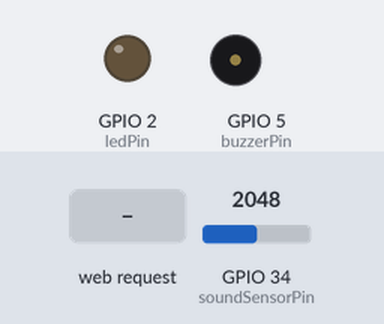
Bench run of a sketch on a simulated ESP32. On the bench: output pins drawn as LEDs (lit = HIGH), buzzer (waves = sounding, pin HIGH). The test bench sets the inputs (shaded band); at power-on: GPIO 34 (soundSensorPin) = 2048. WiFi joins after 1.5 s; servers stay silent unless stated; EEPROM starts erased; what the sketch prints to the serial monitor is not drawn.

Above: at 3.2 s.
3.3 s: HTTP request GET /toggle-led received
At 4.3 s:
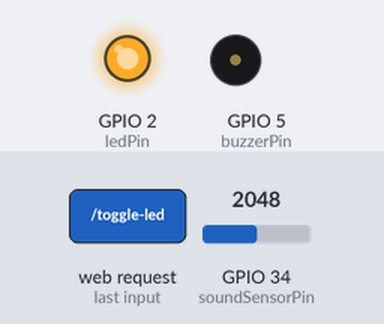
4.8 s: HTTP request GET /toggle-buzzer received
At 5.5 s:
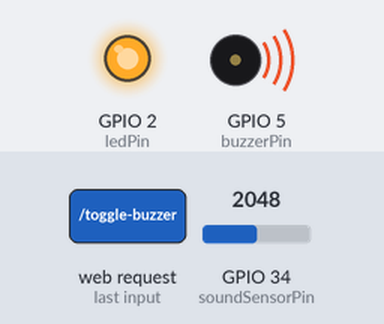
6.3 s: HTTP request GET /toggle-led?value=1 received
At 6.6 s:
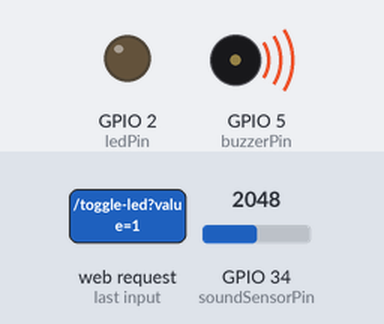
7.8 s: HTTP request GET /toggle-system received
At 9.0 s:
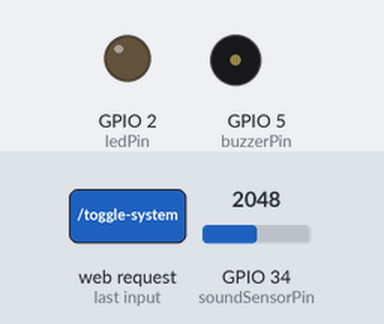
9.3 s: HTTP request GET /toggle-led?value=0 received
At 10.1 s:
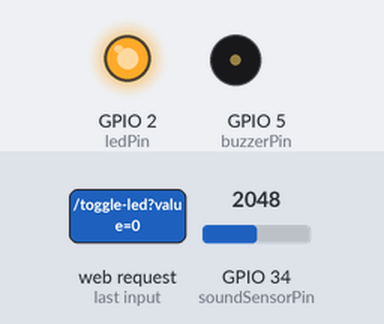
Timing chart, 0 to 11.8 s (numbered marks = the images above; inputs shaded):
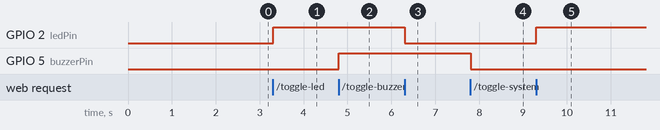

The sketch:

ESP32_Conexion_Final.ino
```cpp
#include <WiFi.h>
#include <ESPAsyncWebServer.h>
#include <Preferences.h>

// Pines
const int ledPin = 2;
const int soundSensorPin = 34;
const int buzzerPin = 5;

// Variables
int soundThreshold = 5;
bool systemActive = true;
bool ledState = false;
bool buzzerState = false;

// Configuración WiFi
const char* ssid = "A";
const char* password = "12345678";

// Servidor y almacenamiento
AsyncWebServer server(80);
Preferences preferences;

void setup() {
  pinMode(ledPin, OUTPUT);
  pinMode(buzzerPin, OUTPUT);
  pinMode(soundSensorPin, INPUT);

  Serial.begin(115200);

  // Conexión WiFi
  WiFi.begin(ssid, password);
  while (WiFi.status() != WL_CONNECTED) {
    delay(1000);
    Serial.println("Conectando a WiFi...");
  }
  Serial.println("Conexión establecida.");
  Serial.println(WiFi.localIP());

  // Cargar configuraciones
  preferences.begin("settings", false);
  soundThreshold = preferences.getInt("threshold", 5);
  systemActive = preferences.getBool("active", true);

  // Página HTML
  server.on("/", HTTP_GET, [](AsyncWebServerRequest *request) {
    String html = R"rawliteral(
      <!DOCTYPE html>
<html>
<head>
  <title>Control de Ruido</title>
  <style>
    body { font-family: Arial, sans-serif; text-align: center; }
    .container { display: inline-block; margin: 20px; }
    .switch { position: relative; display: inline-block; width: 60px; height: 34px; }
    .switch input { display: none; }
    .slider { position: absolute; cursor: pointer; top: 0; left: 0; right: 0; bottom: 0; background-color: #ccc; transition: .4s; }
    .slider:before { position: absolute; content: ""; height: 26px; width: 26px; left: 4px; bottom: 4px; background-color: white; transition: .4s; }
    input:checked + .slider { background-color: #2196F3; }
    input:checked + .slider:before { transform: translateX(26px); }
  </style>
</head>
<body>
  <h1>Monitor de Ruido</h1>
  <p>Nivel de sonido: <span id="soundLevel">0</span> dB</p>

  <div class="container">
    <label>Sistema:</label>
    <label class="switch">
      <input type="checkbox" id="systemSwitch" onchange="toggleSystem()" />
      <span class="slider"></span>
    </label>
  </div>

  <div class="container">
    <label>LED:</label>
    <label class="switch">
      <input type="checkbox" id="ledSwitch" onchange="toggleLed()" />
      <span class="slider"></span>
    </label>
  </div>

  <div class="container">
    <label>Buzzer:</label>
    <label class="switch">
      <input type="checkbox" id="buzzerSwitch" onchange="toggleBuzzer()" />
      <span class="slider"></span>
    </label>
  </div>

  <div class="container">
    <label>Umbral de sonido:</label>
    <input type="range" id="threshold" min="0" max="50" step="1" value="10" onchange="updateThreshold()" />
    <span id="thresholdValue">10</span> dB
  </div>

  <script>
    setInterval(() => fetch('/sound-level').then(res => res.text()).then(data => document.getElementById('soundLevel').innerText = data), 1000);

    function toggleSystem() {
      const state = document.getElementById('systemSwitch').checked;
      fetch(/toggle-system?state=${state});
    }

    function toggleLed() {
      const state = document.getElementById('ledSwitch').checked;
      fetch(/toggle-led?state=${state});
    }

    function toggleBuzzer() {
      const state = document.getElementById('buzzerSwitch').checked;
      fetch(/toggle-buzzer?state=${state});
    }

    function updateThreshold() {
      const value = document.getElementById('threshold').value;
      document.getElementById('thresholdValue').innerText = value;
      fetch(/set-threshold?value=${value});
    }

    // Inicializa los switches con el estado actual
    fetch('/get-status').then(res => res.json()).then(data => {
      document.getElementById('systemSwitch').checked = data.systemActive;
      document.getElementById('ledSwitch').checked = data.ledState;
      document.getElementById('buzzerSwitch').checked = data.buzzerState;
      document.getElementById('threshold').value = data.threshold;
      document.getElementById('thresholdValue').innerText = data.threshold;
    });
  </script>
</body>
</html>)rawliteral";
    request->send(200, "text/html", html);
  });

  // Endpoints de control
  server.on("/sound-level", HTTP_GET, [](AsyncWebServerRequest *request) {
    int soundLevel = analogRead(soundSensorPin);
    int decibels = map(soundLevel, 0, 1023, 0, 100);
    request->send(200, "text/plain", String(decibels));
  });

  server.on("/toggle-led", HTTP_GET, [](AsyncWebServerRequest *request) {
    ledState = !ledState;
    digitalWrite(ledPin, ledState);
    request->send(200, "text/plain", "LED toggled");
  });

  server.on("/toggle-buzzer", HTTP_GET, [](AsyncWebServerRequest *request) {
    buzzerState = !buzzerState;
    digitalWrite(buzzerPin, buzzerState);
    request->send(200, "text/plain", "Buzzer toggled");
  });

  server.on("/toggle-system", HTTP_GET, [](AsyncWebServerRequest *request) {
    systemActive = !systemActive;
    preferences.putBool("active", systemActive);
    if (!systemActive) {
      digitalWrite(ledPin, LOW);
      digitalWrite(buzzerPin, LOW);
    }
    request->send(200, "text/plain", systemActive ? "System activated" : "System deactivated");
  });

  server.on("/set-threshold", HTTP_GET, [](AsyncWebServerRequest *request) {
    if (request->hasParam("value")) {
      soundThreshold = request->getParam("value")->value().toInt();
      preferences.putInt("threshold", soundThreshold);
      request->send(200, "text/plain", "Threshold updated");
    } else {
      request->send(400, "text/plain", "Missing parameter");
    }
  });

  server.on("/get-status", HTTP_GET, [](AsyncWebServerRequest *request) {
  String json = "{";
  json += "\"systemActive\":" + String(systemActive ? "true" : "false") + ",";
  json += "\"ledState\":" + String(ledState ? "true" : "false") + ",";
  json += "\"buzzerState\":" + String(buzzerState ? "true" : "false") + ",";
  json += "\"threshold\":" + String(soundThreshold);
  json += "}";
  request->send(200, "application/json", json);
});

  // Inicia el servidor
  server.begin();
}

void loop() {
  if (systemActive) {
    int soundLevel = analogRead(soundSensorPin);
    int decibels = map(soundLevel, 0, 1023, 0, 100);

    if (decibels > soundThreshold) {
      if (ledState) digitalWrite(ledPin, HIGH);
      if (buzzerState) digitalWrite(buzzerPin, HIGH);
    } else {
      digitalWrite(ledPin, LOW);
      digitalWrite(buzzerPin, LOW);
    }
  }
}
```

Measured:
- after the input at 3.3 s, GPIO 2 (ledPin): LOW → HIGH at once
- after the input at 4.8 s, GPIO 5 (buzzerPin): LOW → HIGH at once
- after the input at 6.3 s, GPIO 2 (ledPin): HIGH → LOW at once
- after the input at 7.8 s, GPIO 5 (buzzerPin): HIGH → LOW at once
- after the input at 9.3 s, GPIO 2 (ledPin): LOW → HIGH at once
